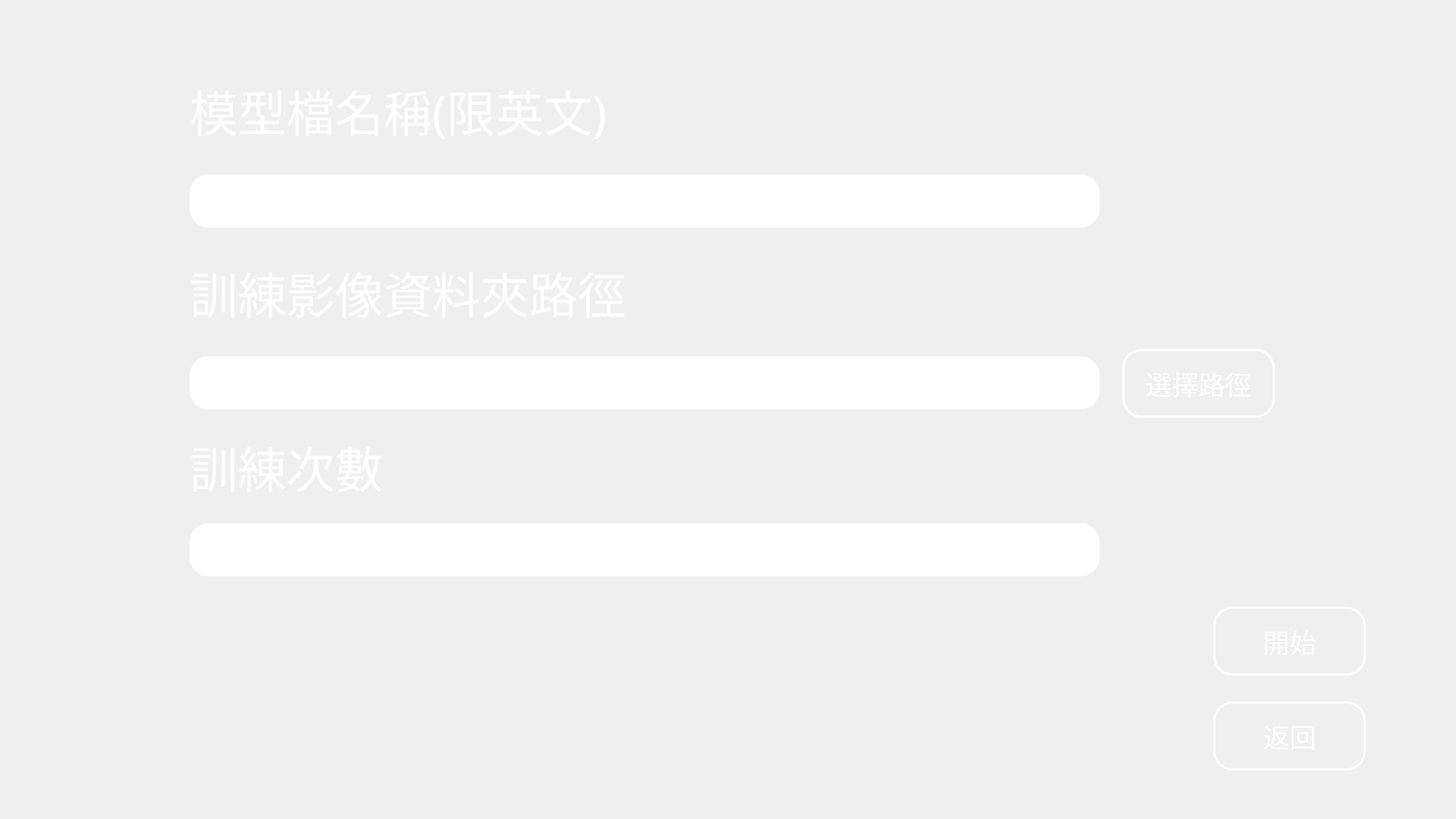
<?xml version="1.0" encoding="UTF-8"?>
<ui version="4.0">
 <class>QT_classifier_trainClass</class>
 <widget class="QMainWindow" name="QT_classifier_trainClass">
  <property name="geometry">
   <rect>
    <x>0</x>
    <y>0</y>
    <width>1920</width>
    <height>1080</height>
   </rect>
  </property>
  <property name="windowTitle">
   <string>MainWindow</string>
  </property>
  <property name="styleSheet">
   <string notr="true">background-image: url(&quot;blackboard.jpg&quot;)</string>
  </property>
  <widget class="QWidget" name="centralwidget">
   <widget class="QLabel" name="label_2">
    <property name="geometry">
     <rect>
      <x>250</x>
      <y>300</y>
      <width>770</width>
      <height>170</height>
     </rect>
    </property>
    <property name="font">
     <font>
      <family>微軟正黑體</family>
      <pointsize>48</pointsize>
     </font>
    </property>
    <property name="styleSheet">
     <string notr="true">background-image: url(&quot;&quot;);
color:#FFFFFF</string>
    </property>
    <property name="text">
     <string>訓練影像資料夾路徑</string>
    </property>
   </widget>
   <widget class="QLabel" name="label_3">
    <property name="geometry">
     <rect>
      <x>250</x>
      <y>530</y>
      <width>370</width>
      <height>170</height>
     </rect>
    </property>
    <property name="font">
     <font>
      <family>微軟正黑體</family>
      <pointsize>48</pointsize>
     </font>
    </property>
    <property name="styleSheet">
     <string notr="true">background-image: url(&quot;&quot;);
color:#FFFFFF</string>
    </property>
    <property name="text">
     <string>訓練次數</string>
    </property>
   </widget>
   <widget class="QPushButton" name="path_button">
    <property name="geometry">
     <rect>
      <x>1480</x>
      <y>460</y>
      <width>201</width>
      <height>91</height>
     </rect>
    </property>
    <property name="font">
     <font>
      <family>微軟正黑體</family>
      <pointsize>26</pointsize>
     </font>
    </property>
    <property name="styleSheet">
     <string notr="true">border-radius: 25px;
border: 3px solid #FFFFFF;
color: #FFFFFF;
background-image:url(&quot;&quot;)</string>
    </property>
    <property name="text">
     <string>選擇路徑</string>
    </property>
   </widget>
   <widget class="QPushButton" name="start">
    <property name="geometry">
     <rect>
      <x>1600</x>
      <y>800</y>
      <width>201</width>
      <height>91</height>
     </rect>
    </property>
    <property name="font">
     <font>
      <family>微軟正黑體</family>
      <pointsize>26</pointsize>
     </font>
    </property>
    <property name="styleSheet">
     <string notr="true">border-radius: 25px;
border: 3px solid #FFFFFF;
color: #FFFFFF;
background-image:url(&quot;&quot;)</string>
    </property>
    <property name="text">
     <string>開始</string>
    </property>
   </widget>
   <widget class="QLabel" name="label">
    <property name="geometry">
     <rect>
      <x>250</x>
      <y>60</y>
      <width>740</width>
      <height>170</height>
     </rect>
    </property>
    <property name="font">
     <font>
      <family>微軟正黑體</family>
      <pointsize>48</pointsize>
     </font>
    </property>
    <property name="styleSheet">
     <string notr="true">background-image: url(&quot;&quot;);
color:#FFFFFF</string>
    </property>
    <property name="text">
     <string>模型檔名稱(限英文)</string>
    </property>
   </widget>
   <widget class="QPushButton" name="return_button">
    <property name="geometry">
     <rect>
      <x>1600</x>
      <y>925</y>
      <width>201</width>
      <height>91</height>
     </rect>
    </property>
    <property name="font">
     <font>
      <family>微軟正黑體</family>
      <pointsize>26</pointsize>
     </font>
    </property>
    <property name="styleSheet">
     <string notr="true">border-radius: 25px;
border: 3px solid #FFFFFF;
color: #FFFFFF;
background-image:url(&quot;&quot;)</string>
    </property>
    <property name="text">
     <string>返回</string>
    </property>
   </widget>
   <widget class="QLineEdit" name="pb_editline">
    <property name="geometry">
     <rect>
      <x>250</x>
      <y>230</y>
      <width>1200</width>
      <height>70</height>
     </rect>
    </property>
    <property name="font">
     <font>
      <family>Times New Roman</family>
      <pointsize>25</pointsize>
     </font>
    </property>
    <property name="styleSheet">
     <string notr="true">border-radius: 25px;
border: 3px solid #FFFFFF;
color: #FFFFFF;</string>
    </property>
   </widget>
   <widget class="QLineEdit" name="path_editline">
    <property name="geometry">
     <rect>
      <x>250</x>
      <y>470</y>
      <width>1200</width>
      <height>70</height>
     </rect>
    </property>
    <property name="font">
     <font>
      <family>Times New Roman</family>
      <pointsize>25</pointsize>
     </font>
    </property>
    <property name="styleSheet">
     <string notr="true">border-radius: 25px;
border: 3px solid #FFFFFF;
color: #FFFFFF;</string>
    </property>
   </widget>
   <widget class="QLineEdit" name="train_editline">
    <property name="geometry">
     <rect>
      <x>250</x>
      <y>690</y>
      <width>1200</width>
      <height>70</height>
     </rect>
    </property>
    <property name="font">
     <font>
      <family>Times New Roman</family>
      <pointsize>25</pointsize>
     </font>
    </property>
    <property name="styleSheet">
     <string notr="true">border-radius: 25px;
border: 3px solid #FFFFFF;
color: #FFFFFF;</string>
    </property>
   </widget>
   <zorder>label_2</zorder>
   <zorder>label_3</zorder>
   <zorder>label</zorder>
   <zorder>path_button</zorder>
   <zorder>start</zorder>
   <zorder>return_button</zorder>
   <zorder>pb_editline</zorder>
   <zorder>path_editline</zorder>
   <zorder>train_editline</zorder>
  </widget>
 </widget>
 <resources/>
 <connections/>
</ui>
